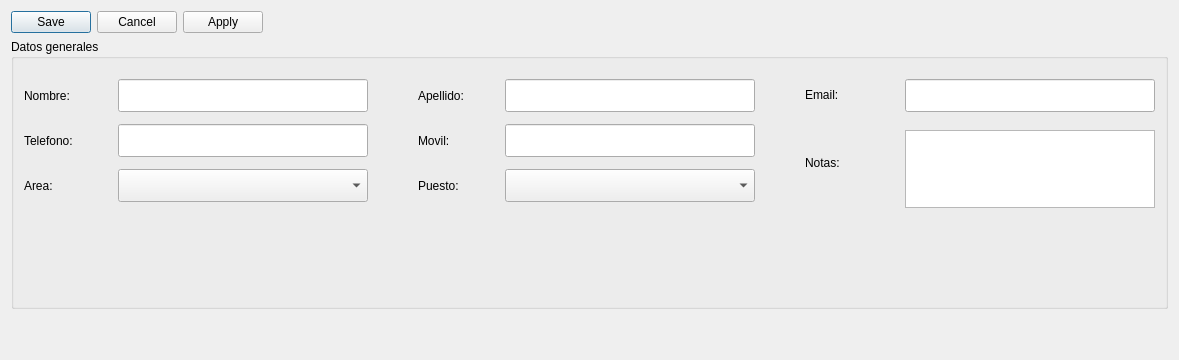
     <widget class="QWidget" name="TabContactos">
      <attribute name="title">
       <string>Contactos</string>
      </attribute>
      <layout class="QVBoxLayout" name="verticalLayout_6">
       <item>
        <widget class="QDialogButtonBox" name="contactoButtonBox">
         <property name="sizePolicy">
          <sizepolicy hsizetype="Fixed" vsizetype="Fixed">
           <horstretch>0</horstretch>
           <verstretch>0</verstretch>
          </sizepolicy>
         </property>
         <property name="standardButtons">
          <set>QDialogButtonBox::Apply|QDialogButtonBox::Cancel|QDialogButtonBox::Save</set>
         </property>
         <property name="centerButtons">
          <bool>false</bool>
         </property>
        </widget>
       </item>
       <item>
        <widget class="QGroupBox" name="groupBox_5">
         <property name="sizePolicy">
          <sizepolicy hsizetype="Preferred" vsizetype="Fixed">
           <horstretch>0</horstretch>
           <verstretch>0</verstretch>
          </sizepolicy>
         </property>
         <property name="minimumSize">
          <size>
           <width>0</width>
           <height>270</height>
          </size>
         </property>
         <property name="title">
          <string>Datos generales</string>
         </property>
         <property name="alignment">
          <set>Qt::AlignLeading|Qt::AlignLeft|Qt::AlignTop</set>
         </property>
         <property name="flat">
          <bool>false</bool>
         </property>
         <layout class="QGridLayout" name="gridLayout_5">
          <property name="sizeConstraint">
           <enum>QLayout::SetDefaultConstraint</enum>
          </property>
          <property name="leftMargin">
           <number>10</number>
          </property>
          <property name="topMargin">
           <number>10</number>
          </property>
          <property name="rightMargin">
           <number>10</number>
          </property>
          <property name="bottomMargin">
           <number>15</number>
          </property>
          <property name="horizontalSpacing">
           <number>10</number>
          </property>
          <property name="verticalSpacing">
           <number>12</number>
          </property>
          <item row="4" column="2">
           <spacer name="horizontalSpacer_9">
            <property name="orientation">
             <enum>Qt::Horizontal</enum>
            </property>
            <property name="sizeType">
             <enum>QSizePolicy::Preferred</enum>
            </property>
            <property name="sizeHint" stdset="0">
             <size>
              <width>40</width>
              <height>20</height>
             </size>
            </property>
           </spacer>
          </item>
          <item row="6" column="1">
           <widget class="QComboBox" name="areaComboBox">
            <property name="sizePolicy">
             <sizepolicy hsizetype="Preferred" vsizetype="Fixed">
              <horstretch>0</horstretch>
              <verstretch>0</verstretch>
             </sizepolicy>
            </property>
            <property name="minimumSize">
             <size>
              <width>250</width>
              <height>33</height>
             </size>
            </property>
           </widget>
          </item>
          <item row="6" column="0">
           <widget class="QLabel" name="areaLabel">
            <property name="sizePolicy">
             <sizepolicy hsizetype="Fixed" vsizetype="Fixed">
              <horstretch>0</horstretch>
              <verstretch>0</verstretch>
             </sizepolicy>
            </property>
            <property name="minimumSize">
             <size>
              <width>42</width>
              <height>33</height>
             </size>
            </property>
            <property name="text">
             <string>Area:</string>
            </property>
            <property name="buddy">
             <cstring>areaComboBox</cstring>
            </property>
           </widget>
          </item>
          <item row="6" column="3">
           <widget class="QLabel" name="puestoLabel">
            <property name="sizePolicy">
             <sizepolicy hsizetype="Fixed" vsizetype="Fixed">
              <horstretch>0</horstretch>
              <verstretch>0</verstretch>
             </sizepolicy>
            </property>
            <property name="minimumSize">
             <size>
              <width>68</width>
              <height>23</height>
             </size>
            </property>
            <property name="text">
             <string>Puesto:</string>
            </property>
            <property name="buddy">
             <cstring>puestoComboBox</cstring>
            </property>
           </widget>
          </item>
          <item row="4" column="0">
           <widget class="QLabel" name="nombreLabel">
            <property name="sizePolicy">
             <sizepolicy hsizetype="Fixed" vsizetype="Fixed">
              <horstretch>0</horstretch>
              <verstretch>0</verstretch>
             </sizepolicy>
            </property>
            <property name="minimumSize">
             <size>
              <width>84</width>
              <height>23</height>
             </size>
            </property>
            <property name="text">
             <string>Nombre:</string>
            </property>
            <property name="buddy">
             <cstring>nombreLineEdit</cstring>
            </property>
           </widget>
          </item>
          <item row="2" column="8">
           <spacer name="horizontalSpacer_25">
            <property name="orientation">
             <enum>Qt::Horizontal</enum>
            </property>
            <property name="sizeType">
             <enum>QSizePolicy::MinimumExpanding</enum>
            </property>
            <property name="sizeHint" stdset="0">
             <size>
              <width>0</width>
              <height>0</height>
             </size>
            </property>
           </spacer>
          </item>
          <item row="5" column="4">
           <widget class="QLineEdit" name="movilLineEdit">
            <property name="sizePolicy">
             <sizepolicy hsizetype="Preferred" vsizetype="Fixed">
              <horstretch>0</horstretch>
              <verstretch>0</verstretch>
             </sizepolicy>
            </property>
            <property name="minimumSize">
             <size>
              <width>250</width>
              <height>33</height>
             </size>
            </property>
            <property name="maxLength">
             <number>20</number>
            </property>
           </widget>
          </item>
          <item row="5" column="3">
           <widget class="QLabel" name="movilLabel">
            <property name="sizePolicy">
             <sizepolicy hsizetype="Fixed" vsizetype="Fixed">
              <horstretch>0</horstretch>
              <verstretch>0</verstretch>
             </sizepolicy>
            </property>
            <property name="minimumSize">
             <size>
              <width>72</width>
              <height>23</height>
             </size>
            </property>
            <property name="text">
             <string>Movil:</string>
            </property>
            <property name="buddy">
             <cstring>movilLineEdit</cstring>
            </property>
           </widget>
          </item>
          <item row="3" column="1">
           <spacer name="horizontalSpacer_12">
            <property name="orientation">
             <enum>Qt::Horizontal</enum>
            </property>
            <property name="sizeHint" stdset="0">
             <size>
              <width>40</width>
              <height>10</height>
             </size>
            </property>
           </spacer>
          </item>
          <item row="4" column="8">
           <spacer name="horizontalSpacer_26">
            <property name="orientation">
             <enum>Qt::Horizontal</enum>
            </property>
            <property name="sizeType">
             <enum>QSizePolicy::Expanding</enum>
            </property>
            <property name="sizeHint" stdset="0">
             <size>
              <width>0</width>
              <height>0</height>
             </size>
            </property>
           </spacer>
          </item>
          <item row="4" column="1">
           <widget class="QLineEdit" name="nombreLineEdit">
            <property name="sizePolicy">
             <sizepolicy hsizetype="Preferred" vsizetype="Fixed">
              <horstretch>0</horstretch>
              <verstretch>0</verstretch>
             </sizepolicy>
            </property>
            <property name="minimumSize">
             <size>
              <width>250</width>
              <height>33</height>
             </size>
            </property>
            <property name="maximumSize">
             <size>
              <width>16777215</width>
              <height>16777215</height>
             </size>
            </property>
            <property name="maxLength">
             <number>100</number>
            </property>
            <property name="frame">
             <bool>true</bool>
            </property>
           </widget>
          </item>
          <item row="4" column="3">
           <widget class="QLabel" name="apellidoLabel">
            <property name="sizePolicy">
             <sizepolicy hsizetype="Fixed" vsizetype="Fixed">
              <horstretch>0</horstretch>
              <verstretch>0</verstretch>
             </sizepolicy>
            </property>
            <property name="minimumSize">
             <size>
              <width>77</width>
              <height>23</height>
             </size>
            </property>
            <property name="text">
             <string>Apellido:</string>
            </property>
            <property name="buddy">
             <cstring>apellidoLineEdit</cstring>
            </property>
           </widget>
          </item>
          <item row="4" column="4">
           <widget class="QLineEdit" name="apellidoLineEdit">
            <property name="sizePolicy">
             <sizepolicy hsizetype="Preferred" vsizetype="Fixed">
              <horstretch>0</horstretch>
              <verstretch>0</verstretch>
             </sizepolicy>
            </property>
            <property name="minimumSize">
             <size>
              <width>250</width>
              <height>33</height>
             </size>
            </property>
            <property name="maxLength">
             <number>100</number>
            </property>
           </widget>
          </item>
          <item row="4" column="5">
           <spacer name="horizontalSpacer_10">
            <property name="orientation">
             <enum>Qt::Horizontal</enum>
            </property>
            <property name="sizeType">
             <enum>QSizePolicy::Preferred</enum>
            </property>
            <property name="sizeHint" stdset="0">
             <size>
              <width>40</width>
              <height>20</height>
             </size>
            </property>
           </spacer>
          </item>
          <item row="6" column="4">
           <widget class="QComboBox" name="puestoComboBox">
            <property name="sizePolicy">
             <sizepolicy hsizetype="Preferred" vsizetype="Fixed">
              <horstretch>0</horstretch>
              <verstretch>0</verstretch>
             </sizepolicy>
            </property>
            <property name="minimumSize">
             <size>
              <width>250</width>
              <height>33</height>
             </size>
            </property>
           </widget>
          </item>
          <item row="4" column="6">
           <widget class="QLabel" name="emailLabel">
            <property name="sizePolicy">
             <sizepolicy hsizetype="Fixed" vsizetype="Fixed">
              <horstretch>0</horstretch>
              <verstretch>0</verstretch>
             </sizepolicy>
            </property>
            <property name="minimumSize">
             <size>
              <width>47</width>
              <height>0</height>
             </size>
            </property>
            <property name="text">
             <string>Email:</string>
            </property>
            <property name="buddy">
             <cstring>emailLineEdit</cstring>
            </property>
           </widget>
          </item>
          <item row="4" column="7">
           <widget class="QLineEdit" name="emailLineEdit">
            <property name="sizePolicy">
             <sizepolicy hsizetype="Preferred" vsizetype="Fixed">
              <horstretch>0</horstretch>
              <verstretch>0</verstretch>
             </sizepolicy>
            </property>
            <property name="minimumSize">
             <size>
              <width>250</width>
              <height>33</height>
             </size>
            </property>
            <property name="maxLength">
             <number>100</number>
            </property>
           </widget>
          </item>
          <item row="5" column="0">
           <widget class="QLabel" name="telofonoLabel">
            <property name="sizePolicy">
             <sizepolicy hsizetype="Fixed" vsizetype="Fixed">
              <horstretch>0</horstretch>
              <verstretch>0</verstretch>
             </sizepolicy>
            </property>
            <property name="minimumSize">
             <size>
              <width>72</width>
              <height>23</height>
             </size>
            </property>
            <property name="text">
             <string>Telefono:</string>
            </property>
            <property name="buddy">
             <cstring>telefonoLineEdit</cstring>
            </property>
           </widget>
          </item>
          <item row="5" column="1">
           <widget class="QLineEdit" name="telefonoLineEdit">
            <property name="sizePolicy">
             <sizepolicy hsizetype="Fixed" vsizetype="Fixed">
              <horstretch>0</horstretch>
              <verstretch>0</verstretch>
             </sizepolicy>
            </property>
            <property name="minimumSize">
             <size>
              <width>250</width>
              <height>33</height>
             </size>
            </property>
            <property name="maxLength">
             <number>20</number>
            </property>
           </widget>
          </item>
          <item row="7" column="1">
           <spacer name="verticalSpacer_8">
            <property name="orientation">
             <enum>Qt::Vertical</enum>
            </property>
            <property name="sizeHint" stdset="0">
             <size>
              <width>20</width>
              <height>40</height>
             </size>
            </property>
           </spacer>
          </item>
          <item row="5" column="6" rowspan="2">
           <layout class="QVBoxLayout" name="verticalLayout_8">
            <item>
             <widget class="QLabel" name="notasCodeLabel">
              <property name="sizePolicy">
               <sizepolicy hsizetype="Fixed" vsizetype="Fixed">
                <horstretch>0</horstretch>
                <verstretch>0</verstretch>
               </sizepolicy>
              </property>
              <property name="minimumSize">
               <size>
                <width>90</width>
                <height>23</height>
               </size>
              </property>
              <property name="text">
               <string>Notas:</string>
              </property>
              <property name="buddy">
               <cstring>contactoNotasTextEdit</cstring>
              </property>
             </widget>
            </item>
           </layout>
          </item>
          <item row="5" column="7" rowspan="2">
           <layout class="QVBoxLayout" name="verticalLayout_7">
            <item>
             <widget class="QPlainTextEdit" name="contactoNotasTextEdit">
              <property name="sizePolicy">
               <sizepolicy hsizetype="Fixed" vsizetype="Fixed">
                <horstretch>0</horstretch>
                <verstretch>0</verstretch>
               </sizepolicy>
              </property>
              <property name="minimumSize">
               <size>
                <width>250</width>
                <height>78</height>
               </size>
              </property>
              <property name="maximumSize">
               <size>
                <width>250</width>
                <height>66</height>
               </size>
              </property>
             </widget>
            </item>
           </layout>
          </item>
         </layout>
        </widget>
       </item>
       <item>
        <spacer name="verticalSpacer_7">
         <property name="orientation">
          <enum>Qt::Vertical</enum>
         </property>
         <property name="sizeHint" stdset="0">
          <size>
           <width>20</width>
           <height>40</height>
          </size>
         </property>
        </spacer>
       </item>
      </layout>
     </widget>
